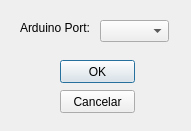
<?xml version="1.0" encoding="UTF-8"?>
<ui version="4.0">
 <class>SettingsWindow</class>
 <widget class="QDialog" name="SettingsWindow">
  <property name="geometry">
   <rect>
    <x>0</x>
    <y>0</y>
    <width>191</width>
    <height>131</height>
   </rect>
  </property>
  <property name="windowTitle">
   <string>USB</string>
  </property>
  <widget class="QComboBox" name="portNamesComboBox">
   <property name="geometry">
    <rect>
     <x>100</x>
     <y>20</y>
     <width>69</width>
     <height>22</height>
    </rect>
   </property>
  </widget>
  <widget class="QPushButton" name="pushButton">
   <property name="geometry">
    <rect>
     <x>60</x>
     <y>60</y>
     <width>75</width>
     <height>23</height>
    </rect>
   </property>
   <property name="text">
    <string>OK</string>
   </property>
  </widget>
  <widget class="QPushButton" name="pushButton_2">
   <property name="geometry">
    <rect>
     <x>60</x>
     <y>90</y>
     <width>75</width>
     <height>23</height>
    </rect>
   </property>
   <property name="text">
    <string>Cancelar</string>
   </property>
  </widget>
  <widget class="QLabel" name="label">
   <property name="geometry">
    <rect>
     <x>20</x>
     <y>20</y>
     <width>81</width>
     <height>16</height>
    </rect>
   </property>
   <property name="text">
    <string>Arduino Port:</string>
   </property>
  </widget>
 </widget>
 <resources/>
 <connections/>
</ui>
